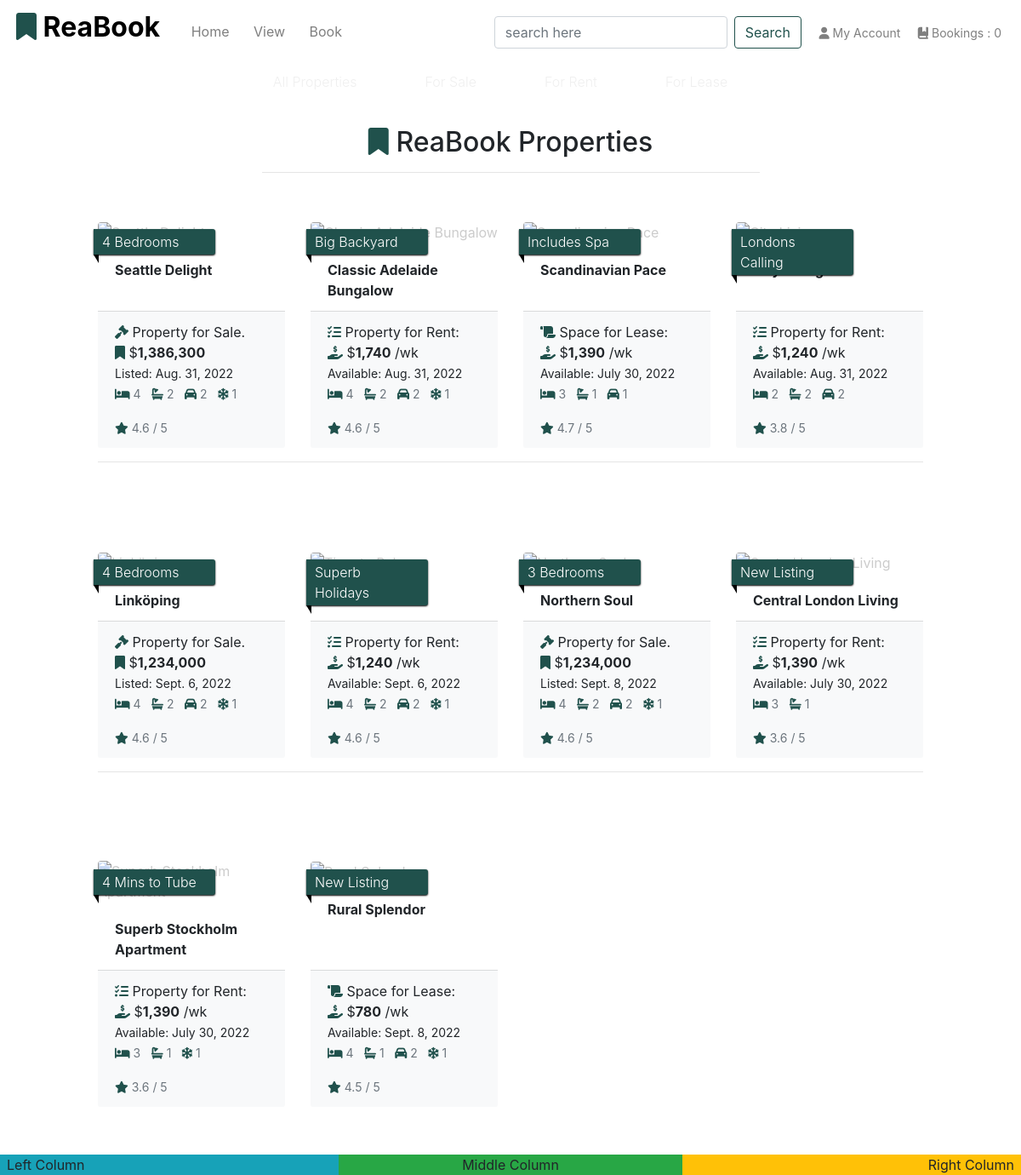
/properties/, run on an earlier commit of the app's database.
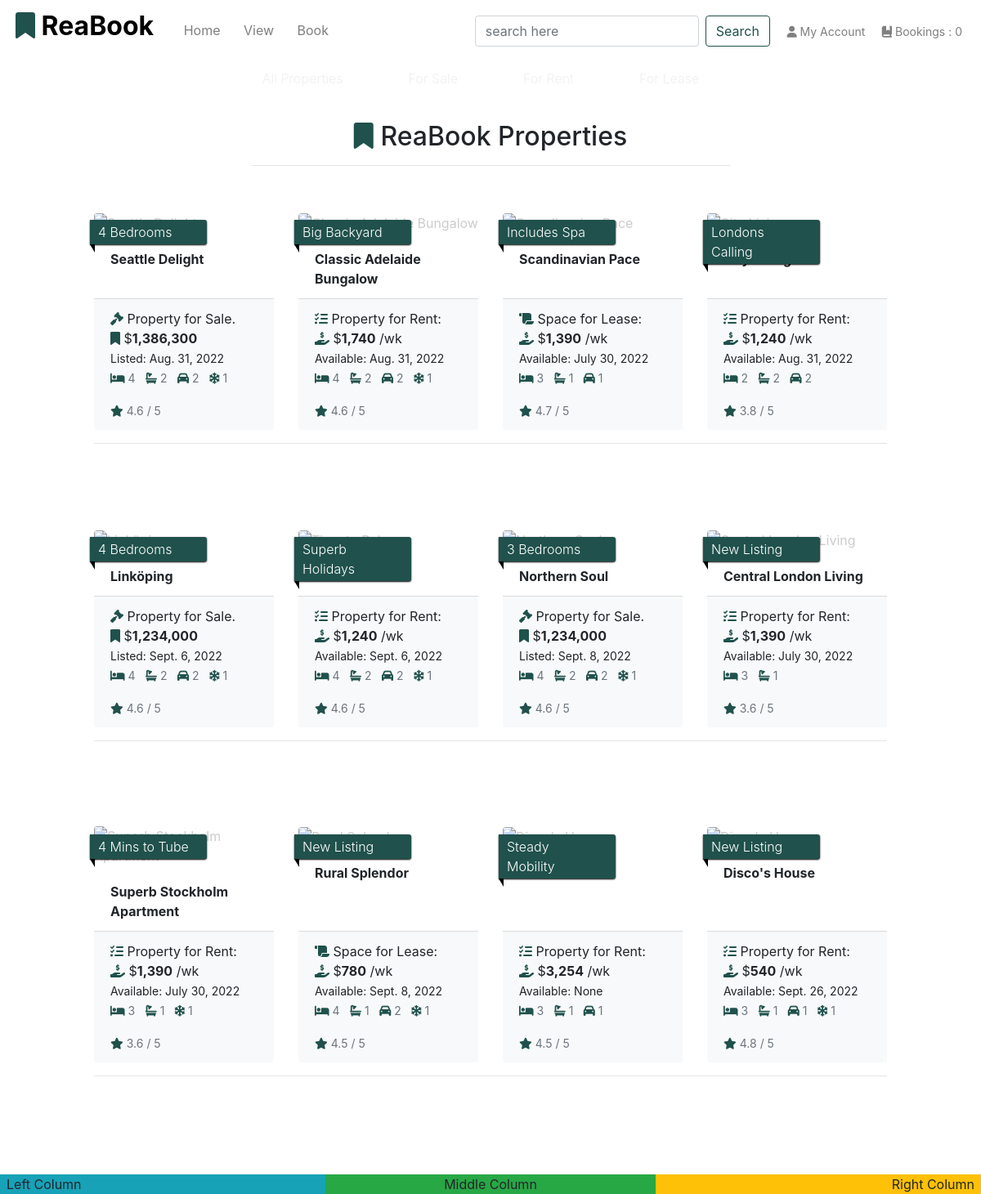
And on a later commit of the database.
### app_properties/models.py (models this page shows, shortened)
class Property(models.Model):
    realtor = models.ForeignKey(User, on_delete=models.CASCADE, blank=True, null=False, default=User)
    title_no = models.CharField(max_length=254)
    ribbon_feature = models.CharField(max_length=20, default="New Listing")
    name = models.CharField(max_length=30)
    category = models.ForeignKey(
        'Category', null=True, blank=True, on_delete=models.SET_NULL
        )
    sector = models.ForeignKey(
        'Sector', null=True, blank=True, on_delete=models.SET_NULL
        )
    sale_price = models.IntegerField(null=False, blank=True, default=0)
    rent_pw = models.IntegerField(null=False, blank=True, default=0)
    date_available = models.DateField(null=True, blank=True, auto_now_add=True)
    bedrooms = models.IntegerField(null=False, blank=False)
    bathrooms = models.IntegerField(null=False, blank=False)
    carports = models.IntegerField(null=False, blank=False)
    air_conditioning = models.IntegerField(null=False, blank=False)
    rating = models.DecimalField(
        max_digits=3, decimal_places=1, null=True, blank=True
        )
    description = models.TextField()
    main_image_url = models.URLField(max_length=1024, null=True, blank=True)
    main_image = models.ImageField(null=True, blank=True)
    bedroom_image = models.ImageField(null=True, blank=True)
    bath_image = models.ImageField(null=True, blank=True)
    kitchen_image = models.ImageField(null=True, blank=True)
    living_image = models.ImageField(null=True, blank=True)
    unit_no = models.IntegerField(null=True, blank=True)
    level = models.IntegerField(null=True, blank=True)
    house_no = models.IntegerField(null=True, blank=False, default="No.")
    street = models.CharField(max_length=70, default='')
    suburb = models.CharField(max_length=70, default='')
    city = models.CharField(max_length=40)
    state = models.CharField(max_length=40, null=True, blank=True)
    postcode = models.CharField(max_length=10)
    country = models.CharField(max_length=40, null=True, blank=True)
    land_area = models.IntegerField(null=True, blank=True)
    building_area = models.IntegerField(null=True, blank=True)
    build_date = models.DateField(null=True, blank=True)
    list_date = models.DateField(auto_now_add=True)
    list_duration = models.IntegerField(null=False, blank=False, default=30)
    owner_fname = models.CharField(max_length=254, null=True, blank=False)
    owner_lname = models.CharField(max_length=254, null=True, blank=False)
    viewings = models.BooleanField(default=False)
    available = models.BooleanField(default=False)
    class Meta:
        verbose_name_plural = 'Properties'
        get_latest_by = 'list_date'

### app_properties/views.py (the view, shortened to what this page needs)
# urls.py: path('', views.all_properties, name='properties'),
def all_properties(request):
    properties = Property.objects.all()
    query = None
    categories = None
    sectors = None
    sort = None
    direction = None
    current_sorting = f'{sort}_{direction}'
    context = {
        'properties': properties,
        'search_term': query,
        'current_categories': categories,
        'current_sectors': sectors,
        'current_sorting': current_sorting,
    }
    return render(request, 'properties/properties.html', context)

### app_properties/templates/properties/properties.html (shortened to what this page needs)
{% extends 'base.html' %}
{% load static %}
{% load humanize %}
{% block content %}
<div class="container-fluid">
    <div class="row">
        <div class="col text-center mt-4">
            <h2 class="logo-font"><i class="fas fa-bookmark reabook-logo"></i> ReaBook Properties</h2>
            <hr class="w-50 mb-2">
        </div>
    </div>
    <div class="row">
        <div class="product-container col-10 offset-1">
            <div class="row">
                {% for prop in properties %}
                <div class="col-sm-6 col-md-6 col-lg-4 col-xl-3">
                    <div class="card property-card h-100 border-0">
                        <p class="ribbon font-weight-light">{{ prop.ribbon_feature }}</p>
                        {% if prop.main_image %}
                        <a href="{% url 'property-detail' prop.id %}">
                        </a>
                        {% else %}
                        <a href="{% url 'property-detail' prop.id %}">
                            <img class="card-img-top img-fluid rounded" src="https://res.cloudinary.com/yodakode/image/upload/v1661942864/ReaBook/noimage_448px_fwcaik.jpg" alt="{{ prop.name }}">
                        </a>
                        {% endif %}
                        <div class="card-body pb-2">
                            <p class="mb-0 font-weight-bold">{{ prop.name }}</p>
                        </div>
                        <div class="card-footer bg-light mt-1 bt-1 text-left">
                            <div class="row">
                                <div class="col">
                                    <p class="lead mb-0 text-left font-weight-bold">
                                        {% if prop.category.pk == 1 %}
                                            <p class="fw-lighter fs-5"><i class="fas fa-gavel reabook-logo"></i> Property for Sale.
                                                <br><i class="fas fa-bookmark reabook-logo"></i> $<strong>{{ prop.sale_price|intcomma }}</strong>
                                                <br><small>Listed: {{ prop.list_date }}</small>
                                                {% include 'includes/property-icons.html' %}
                                            </p>
                                        {% elif prop.category.pk == 2 %}
                                            <p class="fw-lighter fs-6"><i class="fas fa-tasks reabook-logo"></i> Property for Rent:
                                                <br><i class="fas fa-hand-holding-usd reabook-logo"></i> $<strong>{{ prop.rent_pw|intcomma }}</strong> /wk
                                                <br><small>Available: {{ prop.date_available }}</small>
                                                {% include 'includes/property-icons.html' %}
                                            </p>
                                        {% else %}
                                            <p class="fw-lighter fs-6 mb-0"><i class="fa-solid fa-scroll reabook-logo"></i> Space for Lease:
                                                <br><i class="fas fa-hand-holding-usd reabook-logo"></i> $<strong>{{ prop.rent_pw|intcomma }}</strong> /wk
                                                <br><small>Available: {{ prop.date_available }}</small>
                                                {% include 'includes/property-icons.html' %}
                                            </p>
                                        {% endif %}
                                    </p>
                                    {% if prop.rating %}
                                    <small class="text-muted"><i class="fas fa-star mr-1 reabook-logo"></i>{{ prop.rating }} / 5</small>
                                    {% else %}
                                    <small class="text-muted">Not Rating Yet</small>
                                    {% endif %}
                                </div>
                            </div>
                        </div>
                    </div>
                </div>
                {% if forloop.counter|divisibleby:4 %}
                    <div class="col-12 d-none d-xl-block mb-5">
                        <hr>
                    </div>
                {% endif %}
            {% endfor %}
            </div>
        </div>
    </div>
</div>
{% endblock %}

### templates/base.html (shortened to what this page needs)
{% load static %}
{% load humanize %}
<!DOCTYPE html>
<html lang="en">
<head>
    {% block core_css %}
    <link rel="stylesheet" href="https://cdn.jsdelivr.net/npm/bootstrap@4.6.2/dist/css/bootstrap.min.css">
    <link rel="stylesheet" href="{% static 'css/base.css' %}">
    {% endblock %}
</head>
<body>
    <header class="container-fluid fixed-top">
        <nav id="topnav" class="row bg-white pt-lg-2 d-none d-lg-flex">
            <div class="col-12 col-lg-5 my-auto py-1 py-lg-0 text-center text-lg-left w-100" id="home-nav">
                <ul class="mr-auto m-1 mt-2 mt-lg-0 list-inline">
                    <li class="list-inline-item">
                        <a class="navbar-brand" href="{% url 'home' %}">
                            <h2>
                                <i class="fas fa-bookmark reabook-logo"></i><strong class="text-black"> ReaBook</strong>
                            </h2>
                        </a>
                    </li>
                    <li class="list-inline-item active">
                        <a class="nav-link text-grey" href="{% url 'home' %}">Home <span class="sr-only">(current)</span></a>
                    </li>
                    <li class="list-inline-item">
                        <a class="nav-link" href="{% url 'properties' %}">View </a>
                    </li>
                    <li class="list-inline-item">
                        <a class="nav-link" href="{% url 'choose_bookings' %}">Book </a>
                    </li>
                </ul>
            </div>
            <div class="col-12 col-lg-7 my-auto py-1 py-lg-0 ">
                <ul class="list-inline list-unstyled text-center text-lg-right my-0">
                    <li class="list-inline-item">
                        <form method="GET" action="{% url 'properties' %}" class="form form-inline my-2 my-lg-0" id="header-search">
                            <input class="form-control mr-sm-2" type="text" name="q" placeholder="search here"
                                aria-label="Search">
                            <button class="btn btn-outline-reabook my-2 my-sm-0" type="submit">Search</button>
                        </form>
                    </li>
                    <li class="list-inline-item dropdown">
                        <a id="user-options" href="#" class="dropdown-header nav-link" data-toggle="dropdown" aria-haspopup="true" aria-expanded="false">
                            <span class="fas fa-user"></span> My Account
                        </a>
                    </li>
                    <li class="list-inline-item">
                        <a href="{% url 'user_diary' %}" class="bookings-nav pl-0 nav-link"><span
                            class="fa-solid fa-book-bookmark {% if grand_total %}text-info font-weight-bold{% else %}text-grey{% endif %}"></span> Bookings : <span class="my-0">
                                {% if grand_total %}
                                    ${{ grand_total | floatformat:2 }}
                                {% else %}
                                    0
                                {% endif %}
                            </span>
                        </a>
                    </li>
                </ul>
            </div>
        </nav>
        <div class="row">
            <nav id="" class="navbar navbar-expand-lg w-100 font-weight-light subnav-light">
                {% include 'includes/sub-nav.html' %}
            </nav>
        </div>
    </header>
    <div class="container header-container-subpages">
    </div>
    {% block content %}
    {% endblock %}
    <footer>
        <div class="row h-5 fixed-bottom px-2">
            <div class="col-4 bg-info text-lg-left">Left Column</div>
            <div class="col-4 bg-success text-lg-center">Middle Column</div>
            <div class="col-4 bg-warning text-lg-right">Right Column</div>
        </div>
    </footer>
</body>
</html>

### templates/includes/sub-nav.html (shortened to what this page needs)
<nav class="collapse navbar-collapse" id="sub-nav">
    <ul class="navbar-nav w-auto mx-auto">
        <li class="nav-item dropdown">
            <span href="{% url 'properties' %}" class="logo-font font-weight-light nav-link text-black px-3 mr-5 auto-dropdown" id="all-properties-link" data-toggle="dropdown" aria-haspopup="true" aria-expanded="false">
            </span>
        </li>
        <li class="nav-item dropdown">
            <span href="{% url 'properties' %}?category=for_sale" class="logo-font font-weight-light nav-link text-black px-3 mr-5 auto-dropdown" id="sale-link" data-toggle="dropdown" aria-haspopup="true" aria-expanded="false">
            </span>
        </li>
        <li class="nav-item dropdown">
            <span href="{% url 'properties' %}?category=for_rent" class="logo-font font-weight-light nav-link text-black px-3 mr-5 auto-dropdown" id="rent-link" data-toggle="dropdown" aria-haspopup="true" aria-expanded="false">
            </span>
        </li>
        <li class="nav-item dropdown">
            <span href="{% url 'properties' %}?category=for_lease" class="logo-font font-weight-light nav-link text-black px-3 mr-5 auto-dropdown" id="lease-link" data-toggle="dropdown" aria-haspopup="true" aria-expanded="false">
            </span>
        </li>
    </ul>
</nav>

### templates/includes/property-icons.html
<br>{% if prop.bedrooms %}
    <small class="text-muted mr-2"><i class="fa-solid fa-bed mr-1 reabook-logo"></i>{{ prop.bedrooms }}</small>
{% endif %}
{% if prop.bathrooms %}
    <small class="text-muted mr-2"><i class="fa-solid fa-bath mr-1 reabook-logo"></i>{{ prop.bathrooms }}</small>
{% endif %}
{% if prop.carports %}
    <small class="text-muted mr-2"><i class="fa-solid fa-car mr-1 reabook-logo"></i>{{ prop.carports }}</small>
{% endif %}
{% if prop.air_conditioning %}
    <small class="text-muted mr-2"><i class="fa-solid fa-snowflake mr-1 reabook-logo"></i>{{ prop.air_conditioning }}</small>
{% endif %}

### static/css/base.css (style rules this page uses)
html { height: 100%; }
footer { padding-top: 5rem; }
ul { list-style: none; }
.text-black { color: #000; }
.nav-link { padding: 0.5rem 0.5rem; }
#topnav a { color: #7F7F7F; }
.btn-outline-reabook { color: #20514C; border-color: #20514C; }
.reabook-logo { color: #20514C; }
.bookings-nav { font-size: .875rem; }
.subnav-light { background-color: none; }
.subnav-light span { color: #cccccc; opacity: 0.3; font-weight: 200; }
.property-card { padding-top: 2.5rem; }
.property-card > p { position: absolute; width: 65%; padding: 3px 20px 3px 10px; margin: 10px 10px 10px -5px; color: #fff; background-color: #20514C; border-radius: 0px 3px 3px 0px; box-shadow: 0px 1px 2px #000; -webkit-box-shadow: 0px 1px 2px #000; -moz-box-shadow: 0px 1px 2px #000; z-index: 2; }
.property-card > p:before, .property-card > p:after { content: ' '; position: absolute; }
.property-card > p:after { left: 0px; top: 100%; border-width: 5px 3px; border-style: solid; border-color: #000 #000 transparent transparent; }
.property-card a { opacity: 1; }
a, a:hover { text-decoration: none; color: #cccccc; }
@media (min-width: 1200px) { .container { max-width: 80%; } }
@media (min-width: 992px) { .header-container-subpages { padding-top: 7.75rem; border-radius: .75rem; } }

What changed in the data, as far as the page shows it:
added Property: ribbon_feature "Steady Mobility", rent_pw "3,254", date_available "None", bedrooms "3", bathrooms "1", carports "1", rating "4.5"
added Property: ribbon_feature "New Listing", name "Disco's House", rent_pw "540", date_available "Sept. 26, 2022", bedrooms "3", bathrooms "1", carports "1", air_conditioning "1", rating "4.8"
